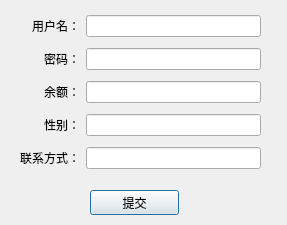
<?xml version="1.0" encoding="UTF-8"?>
<ui version="4.0">
 <class>Dialog_edit_custom</class>
 <widget class="QDialog" name="Dialog_edit_custom">
  <property name="geometry">
   <rect>
    <x>0</x>
    <y>0</y>
    <width>287</width>
    <height>225</height>
   </rect>
  </property>
  <property name="windowTitle">
   <string>Dialog</string>
  </property>
  <widget class="QPushButton" name="pushButton_commit">
   <property name="geometry">
    <rect>
     <x>90</x>
     <y>190</y>
     <width>89</width>
     <height>25</height>
    </rect>
   </property>
   <property name="text">
    <string>提交</string>
   </property>
  </widget>
  <widget class="QWidget" name="widget" native="true">
   <property name="geometry">
    <rect>
     <x>20</x>
     <y>10</y>
     <width>241</width>
     <height>167</height>
    </rect>
   </property>
   <layout class="QGridLayout" name="gridLayout">
    <item row="3" column="0">
     <widget class="QLabel" name="label_5">
      <property name="text">
       <string>性别：</string>
      </property>
      <property name="alignment">
       <set>Qt::AlignRight|Qt::AlignTrailing|Qt::AlignVCenter</set>
      </property>
     </widget>
    </item>
    <item row="3" column="1">
     <widget class="QLineEdit" name="lineEdit_sex"/>
    </item>
    <item row="4" column="0">
     <widget class="QLabel" name="label_2">
      <property name="text">
       <string>联系方式：</string>
      </property>
      <property name="alignment">
       <set>Qt::AlignRight|Qt::AlignTrailing|Qt::AlignVCenter</set>
      </property>
     </widget>
    </item>
    <item row="1" column="0">
     <widget class="QLabel" name="label_3">
      <property name="text">
       <string>密码：</string>
      </property>
      <property name="alignment">
       <set>Qt::AlignRight|Qt::AlignTrailing|Qt::AlignVCenter</set>
      </property>
     </widget>
    </item>
    <item row="2" column="1">
     <widget class="QLineEdit" name="lineEdit_balance"/>
    </item>
    <item row="0" column="1">
     <widget class="QLineEdit" name="lineEdit_account"/>
    </item>
    <item row="1" column="1">
     <widget class="QLineEdit" name="lineEdit_password"/>
    </item>
    <item row="2" column="0">
     <widget class="QLabel" name="label_4">
      <property name="text">
       <string>余额：</string>
      </property>
      <property name="alignment">
       <set>Qt::AlignRight|Qt::AlignTrailing|Qt::AlignVCenter</set>
      </property>
     </widget>
    </item>
    <item row="4" column="1">
     <widget class="QLineEdit" name="lineEdit_phone"/>
    </item>
    <item row="0" column="0">
     <widget class="QLabel" name="label">
      <property name="text">
       <string>用户名：</string>
      </property>
      <property name="alignment">
       <set>Qt::AlignRight|Qt::AlignTrailing|Qt::AlignVCenter</set>
      </property>
     </widget>
    </item>
   </layout>
  </widget>
 </widget>
 <resources/>
 <connections/>
</ui>
